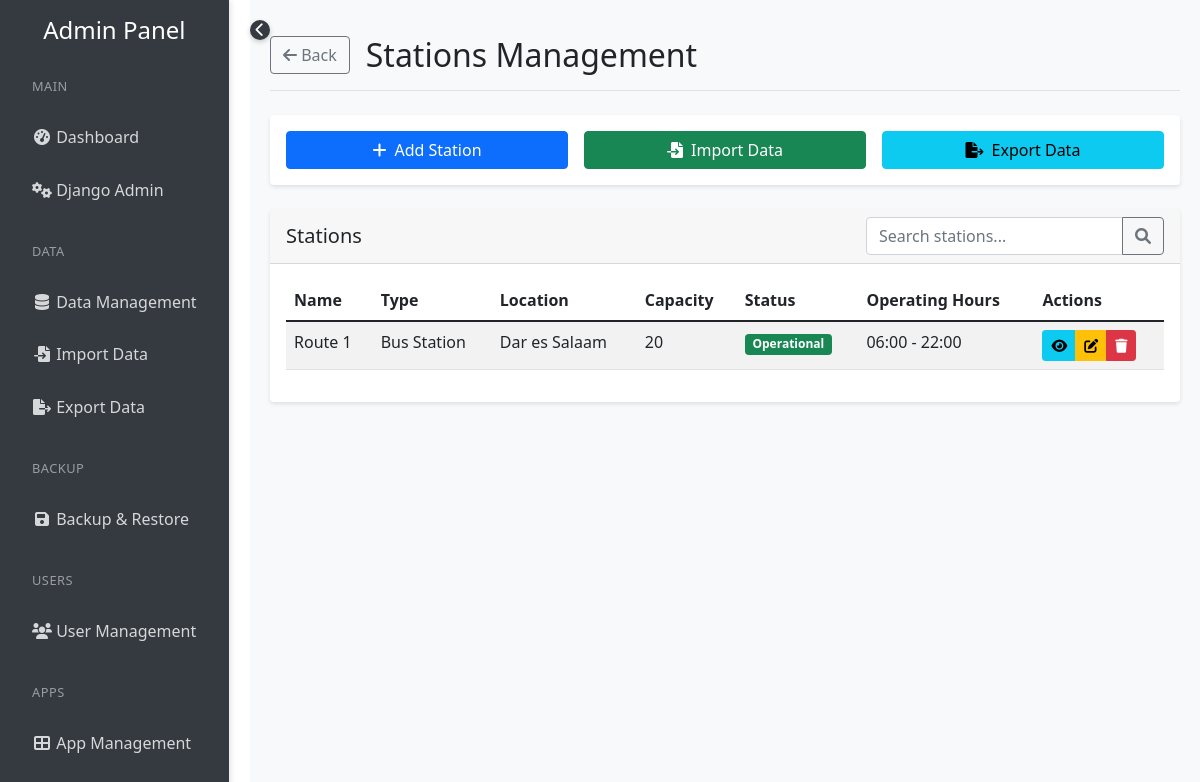
The page /admin_panel/data/stations/ (signed in) on the database as committed earlier.
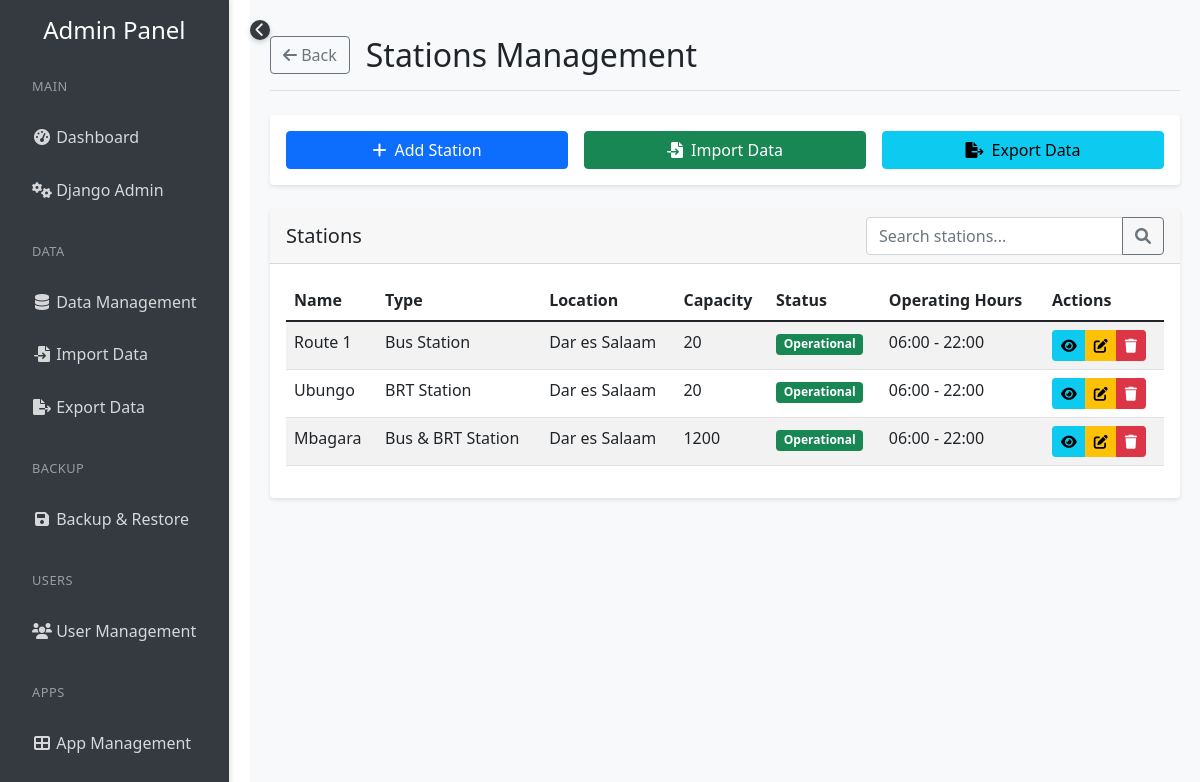
The same page on the database as committed later.
### stations/models.py (models this page shows, shortened)
class Station(models.Model):
    STATION_TYPES = [
        ('bus', 'Bus Station'),
        ('brt', 'BRT Station'),
        ('both', 'Bus & BRT Station')
    ]
    name = models.CharField(max_length=100)
    station_type = models.CharField(max_length=4, choices=STATION_TYPES, default='bus')
    location = models.CharField(max_length=200, default='Dar es Salaam')
    landmark_nearby = models.CharField(max_length=200, blank=True)
    capacity = models.IntegerField(default=0)
    is_operational = models.BooleanField(default=True)
    opening_time = models.TimeField(default=time(6, 0))  # Default: 6:00 AM
    closing_time = models.TimeField(default=time(22, 0))  # Default: 10:00 PM
    latitude = models.DecimalField(max_digits=9, decimal_places=6, null=True, blank=True)
    longitude = models.DecimalField(max_digits=9, decimal_places=6, null=True, blank=True)
    created_at = models.DateTimeField(auto_now_add=True)
    updated_at = models.DateTimeField(auto_now=True)

### admin_panel/views.py (the view, shortened to what this page needs)
# urls.py: path('data/stations/', views.stations_management, name='stations_management'),
@login_required
@user_passes_test(is_admin)
def stations_management(request):
    stations = Station.objects.all()
    return render(request, 'admin_panel/stations_management.html', {'stations': stations})

### admin_panel/views.py (called while the page is built)
def is_admin(user):
    return user.is_superuser or user.is_staff

### admin_panel/templates/admin_panel/stations_management.html (shortened to what the changed rows need)
{% extends 'admin_panel/base_admin.html' %}
{% block page_title %}Stations Management{% endblock %}
{% block content %}
<div class="container-fluid">
    <div class="card">
        <div class="card-body">
            <div class="table-responsive">
                <table class="table table-striped table-hover">
                    <thead>
                        <tr>
                            <th>Name</th>
                            <th>Type</th>
                            <th>Location</th>
                            <th>Capacity</th>
                            <th>Status</th>
                            <th>Operating Hours</th>
                            <th>Actions</th>
                        </tr>
                    </thead>
                    <tbody>
                        {% for station in stations %}
                        <tr>
                            <td>{{ station.name }}</td>
                            <td>{{ station.get_station_type_display }}</td>
                            <td>{{ station.location }}</td>
                            <td>{{ station.capacity }}</td>
                            <td>
                                <span class="badge {% if station.is_operational %}bg-success{% else %}bg-danger{% endif %}">
                                    {% if station.is_operational %}Operational{% else %}Not Operational{% endif %}
                                </span>
                            </td>
                            <td>{{ station.opening_time|time:"H:i" }} - {{ station.closing_time|time:"H:i" }}</td>
                            <td>
                                <div class="btn-group">
                                    <button class="btn btn-sm btn-info" onclick="viewStation('{{ station.id }}')" title="View station details">
                                        <i class="fas fa-eye"></i>
                                    </button>
                                    <button class="btn btn-sm btn-warning" onclick="editStation('{{ station.id }}')" title="Edit station">
                                        <i class="fas fa-edit"></i>
                                    </button>
                                    <button class="btn btn-sm btn-danger" onclick="deleteStation('{{ station.id }}')" title="Delete station">
                                        <i class="fas fa-trash"></i>
                                    </button>
                                </div>
                            </td>
                        </tr>
                        {% empty %}
                        <tr>
                            <td colspan="7" class="text-center">No stations found</td>
                        </tr>
                        {% endfor %}
                    </tbody>
                </table>
            </div>
        </div>
    </div>
</div>
{% endblock %}

Rows that differ between the two databases and show on the page:
added Station: name "Ubungo", station_type "BRT Station", location "Dar es Salaam", capacity "20", is_operational "Operational", opening_time "06:00", closing_time "22:00"
added Station: name "Mbagara", station_type "Bus & BRT Station", location "Dar es Salaam", capacity "1200", is_operational "Operational", opening_time "06:00", closing_time "22:00"
